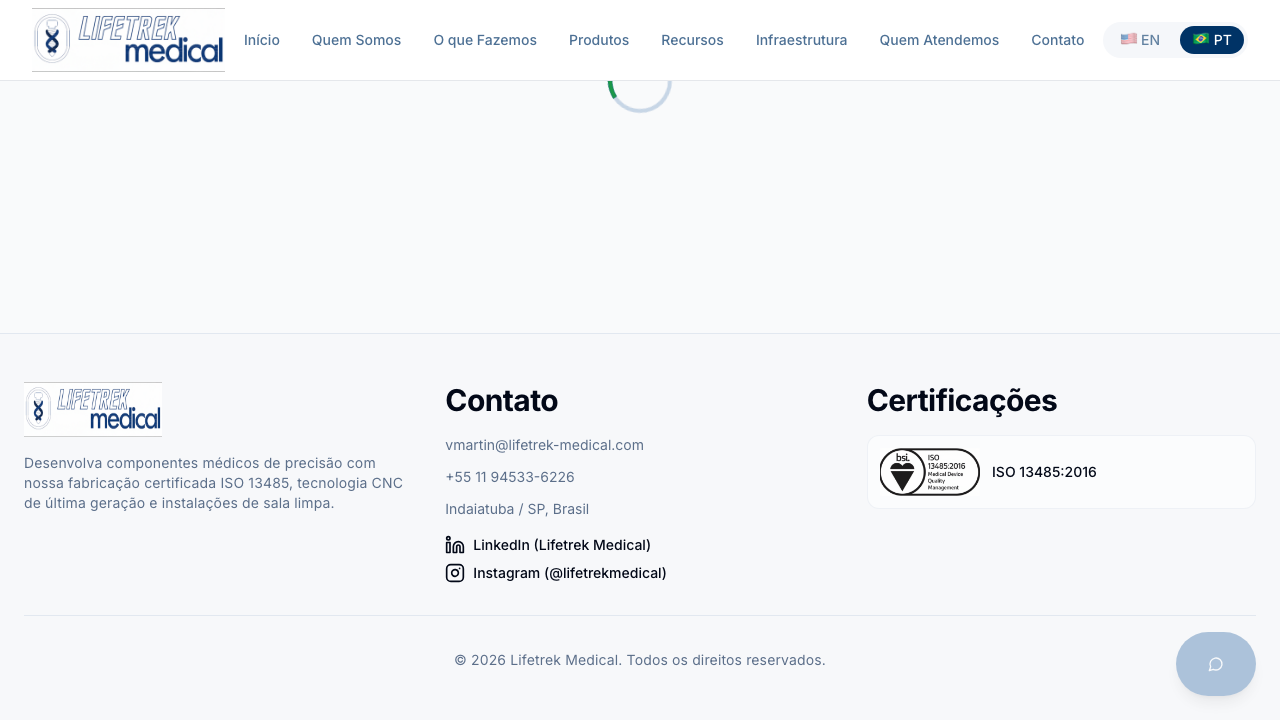
#> input picture tmp/resource-dfm-checklist.png, 1280 x 720 px
$ python normalize_may_image.py resource-dfm-checklist.png 4a-contact-sheet.png
#> lines starting #> are read from the running program, lines starting #| are printed output that depends on the picture
from pathlib import Path
import sys

from PIL import Image


def cover_crop_resize(src: Path, dst: Path, size=(1080, 1350)) -> None:
#> called with size = (1080, 1350)
    image = Image.open(src).convert("RGB")
#> image is the input picture: PIL image 1280x720 RGB; mean R, G, B 244.2, 245.6, 247.6
    target_w, target_h = size
    src_w, src_h = image.size
#> src_w = 1280; src_h = 720
    src_ratio = src_w / src_h
#> src_ratio = 1.78
    target_ratio = target_w / target_h

    if src_ratio > target_ratio:
        new_w = int(src_h * target_ratio)
#> new_w = 576
        left = (src_w - new_w) // 2
#> left = 352
        box = (left, 0, left + new_w, src_h)
#> box = (352, 0, 928, 720)
    else:
        new_h = int(src_w / target_ratio)
        top = (src_h - new_h) // 2
        box = (0, top, src_w, top + new_h)

    cropped = image.crop(box).resize(size, Image.Resampling.LANCZOS)
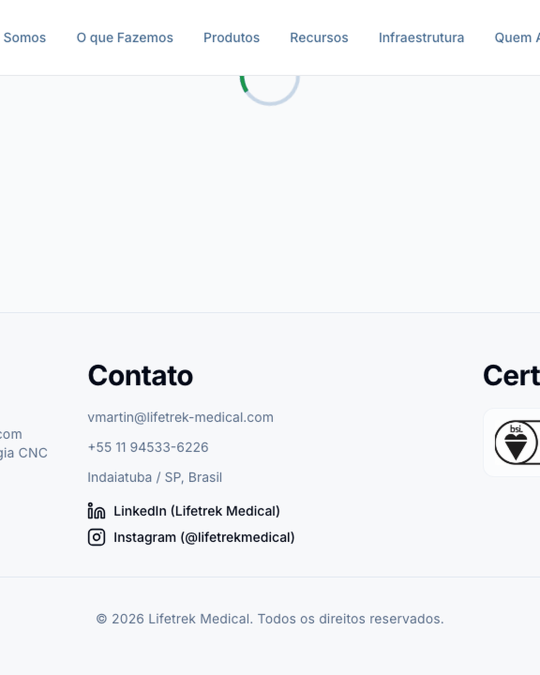
#> cropped: PIL image 1080x1350 RGB (shown at 1/2 size); mean R, G, B 244.5, 245.7, 247.5
    dst.parent.mkdir(parents=True, exist_ok=True)
    cropped.save(dst, "PNG", optimize=True)


if __name__ == "__main__":
    if len(sys.argv) != 3:
        raise SystemExit("usage: normalize_may_image.py <src> <dst>")
    cover_crop_resize(Path(sys.argv[1]), Path(sys.argv[2]))

$ run again, on tmp/admin-analytics-post-performance.png
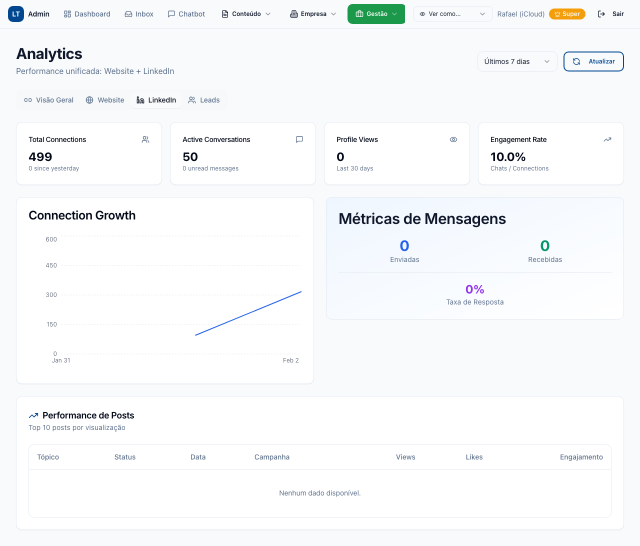
#> input picture tmp/admin-analytics-post-performance.png, 1280 x 1092 px (shown at 1/2 size)
#> in cover_crop_resize, image is the input picture: PIL image 1280x1092 RGB; mean R, G, B 247.1, 248.8, 250.2
#> in cover_crop_resize, `cropped = image.crop(box).resize(size, Image.Resampling.LANCZOS)`:
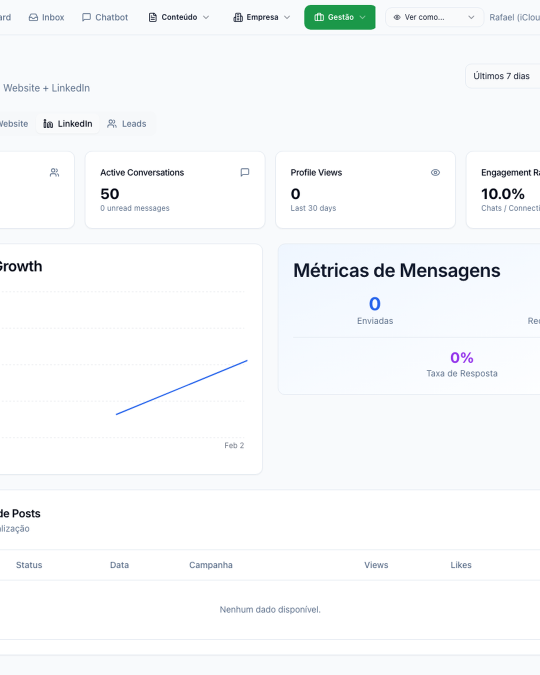
#> cropped: PIL image 1080x1350 RGB (shown at 1/2 size); mean R, G, B 247.3, 249.2, 250.5

$ run again, on tmp/bmad-planning-artifacts-listing.png
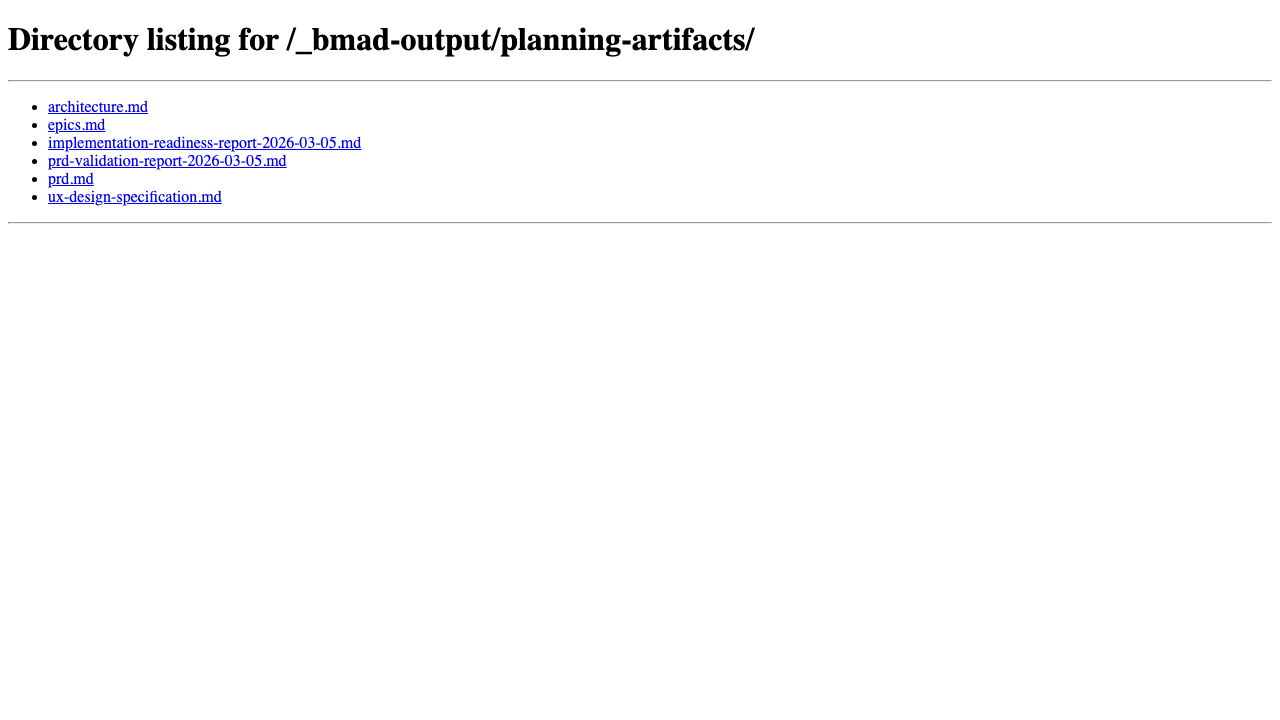
#> input picture tmp/bmad-planning-artifacts-listing.png, 1280 x 720 px
#> in cover_crop_resize, image is the input picture: PIL image 1280x720 RGB; mean R, G, B 251.7, 251.7, 252.7
#> in cover_crop_resize, `cropped = image.crop(box).resize(size, Image.Resampling.LANCZOS)`:
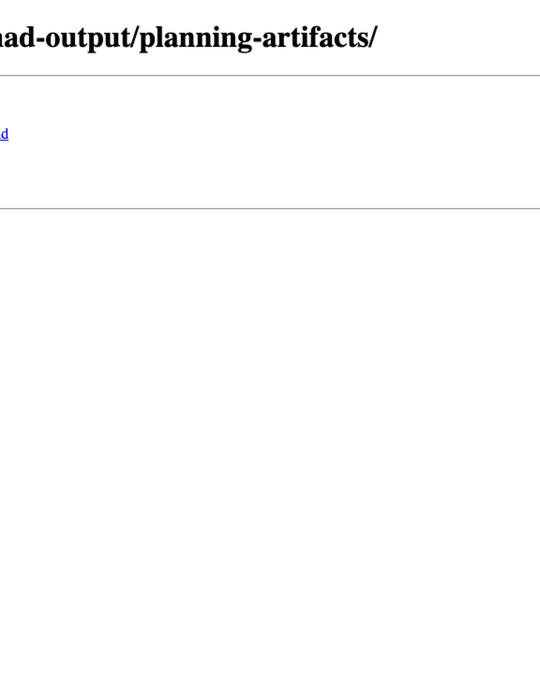
#> cropped: PIL image 1080x1350 RGB (shown at 1/2 size); mean R, G, B 252.3, 252.3, 252.4
